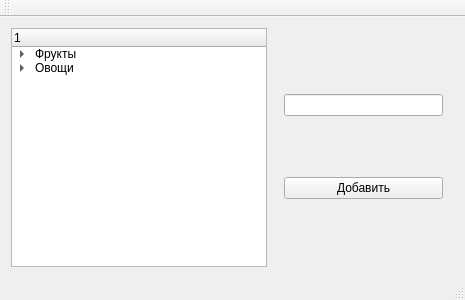
<?xml version="1.0" encoding="UTF-8"?>
<ui version="4.0">
 <class>MainWindow</class>
 <widget class="QMainWindow" name="MainWindow">
  <property name="geometry">
   <rect>
    <x>0</x>
    <y>0</y>
    <width>465</width>
    <height>300</height>
   </rect>
  </property>
  <property name="windowTitle">
   <string>MainWindow</string>
  </property>
  <widget class="QWidget" name="centralWidget">
   <layout class="QHBoxLayout" name="horizontalLayout">
    <item>
     <widget class="QTreeWidget" name="treeWidget">
      <column>
       <property name="text">
        <string>1</string>
       </property>
      </column>
      <item>
       <property name="text">
        <string>Фрукты</string>
       </property>
       <item>
        <property name="text">
         <string>Бананы</string>
        </property>
       </item>
       <item>
        <property name="text">
         <string>Апельсины</string>
        </property>
       </item>
      </item>
      <item>
       <property name="text">
        <string>Овощи</string>
       </property>
       <item>
        <property name="text">
         <string>Помидоры</string>
        </property>
       </item>
      </item>
     </widget>
    </item>
    <item>
     <widget class="QWidget" name="verticalWidget" native="true">
      <layout class="QVBoxLayout" name="verticalLayout">
       <item>
        <widget class="QLineEdit" name="lineEdit"/>
       </item>
       <item>
        <widget class="QPushButton" name="addButton">
         <property name="text">
          <string>Добавить</string>
         </property>
        </widget>
       </item>
      </layout>
     </widget>
    </item>
   </layout>
  </widget>
  <widget class="QMenuBar" name="menuBar">
   <property name="geometry">
    <rect>
     <x>0</x>
     <y>0</y>
     <width>465</width>
     <height>21</height>
    </rect>
   </property>
  </widget>
  <widget class="QToolBar" name="mainToolBar">
   <attribute name="toolBarArea">
    <enum>TopToolBarArea</enum>
   </attribute>
   <attribute name="toolBarBreak">
    <bool>false</bool>
   </attribute>
  </widget>
  <widget class="QStatusBar" name="statusBar"/>
 </widget>
 <layoutdefault spacing="6" margin="11"/>
 <resources/>
 <connections/>
</ui>
